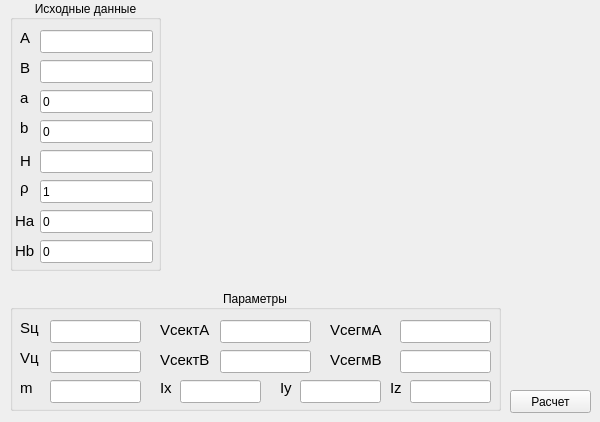
    <widget class="QWidget" name="tabCylinder">
     <attribute name="title">
      <string>Циллиндр</string>
     </attribute>
     <widget class="QGroupBox" name="groupBox_13">
      <property name="geometry">
       <rect>
        <x>10</x>
        <y>0</y>
        <width>151</width>
        <height>271</height>
       </rect>
      </property>
      <property name="title">
       <string>Исходные данные</string>
      </property>
      <property name="alignment">
       <set>Qt::AlignCenter</set>
      </property>
      <widget class="QLineEdit" name="lineEditCylinderA">
       <property name="geometry">
        <rect>
         <x>30</x>
         <y>30</y>
         <width>113</width>
         <height>23</height>
        </rect>
       </property>
      </widget>
      <widget class="QLabel" name="label_69">
       <property name="geometry">
        <rect>
         <x>10</x>
         <y>30</y>
         <width>16</width>
         <height>16</height>
        </rect>
       </property>
       <property name="font">
        <font>
         <pointsize>11</pointsize>
        </font>
       </property>
       <property name="text">
        <string>A</string>
       </property>
      </widget>
      <widget class="QLineEdit" name="lineEditCylinderB">
       <property name="geometry">
        <rect>
         <x>30</x>
         <y>60</y>
         <width>113</width>
         <height>23</height>
        </rect>
       </property>
      </widget>
      <widget class="QLabel" name="label_71">
       <property name="geometry">
        <rect>
         <x>10</x>
         <y>60</y>
         <width>16</width>
         <height>16</height>
        </rect>
       </property>
       <property name="font">
        <font>
         <pointsize>11</pointsize>
        </font>
       </property>
       <property name="text">
        <string>B</string>
       </property>
      </widget>
      <widget class="QLineEdit" name="lineEditCylinderH">
       <property name="geometry">
        <rect>
         <x>30</x>
         <y>150</y>
         <width>113</width>
         <height>23</height>
        </rect>
       </property>
      </widget>
      <widget class="QLabel" name="label_141">
       <property name="geometry">
        <rect>
         <x>10</x>
         <y>150</y>
         <width>16</width>
         <height>21</height>
        </rect>
       </property>
       <property name="font">
        <font>
         <pointsize>11</pointsize>
        </font>
       </property>
       <property name="text">
        <string>H</string>
       </property>
      </widget>
      <widget class="QLineEdit" name="lineEditCylinder_b">
       <property name="geometry">
        <rect>
         <x>30</x>
         <y>120</y>
         <width>113</width>
         <height>23</height>
        </rect>
       </property>
       <property name="text">
        <string>0</string>
       </property>
      </widget>
      <widget class="QLabel" name="label_72">
       <property name="geometry">
        <rect>
         <x>10</x>
         <y>90</y>
         <width>16</width>
         <height>16</height>
        </rect>
       </property>
       <property name="font">
        <font>
         <pointsize>11</pointsize>
        </font>
       </property>
       <property name="text">
        <string>a</string>
       </property>
      </widget>
      <widget class="QLabel" name="label_95">
       <property name="geometry">
        <rect>
         <x>10</x>
         <y>120</y>
         <width>16</width>
         <height>16</height>
        </rect>
       </property>
       <property name="font">
        <font>
         <pointsize>11</pointsize>
        </font>
       </property>
       <property name="text">
        <string>b</string>
       </property>
      </widget>
      <widget class="QLineEdit" name="lineEditCylinder_a">
       <property name="geometry">
        <rect>
         <x>30</x>
         <y>90</y>
         <width>113</width>
         <height>23</height>
        </rect>
       </property>
       <property name="text">
        <string>0</string>
       </property>
      </widget>
      <widget class="QLabel" name="label_137">
       <property name="geometry">
        <rect>
         <x>10</x>
         <y>180</y>
         <width>16</width>
         <height>16</height>
        </rect>
       </property>
       <property name="font">
        <font>
         <pointsize>11</pointsize>
        </font>
       </property>
       <property name="text">
        <string>ρ</string>
       </property>
      </widget>
      <widget class="QLineEdit" name="lineEditCylinderRo">
       <property name="geometry">
        <rect>
         <x>30</x>
         <y>180</y>
         <width>113</width>
         <height>23</height>
        </rect>
       </property>
       <property name="text">
        <string>1</string>
       </property>
      </widget>
      <widget class="QLabel" name="label_208">
       <property name="geometry">
        <rect>
         <x>5</x>
         <y>210</y>
         <width>21</width>
         <height>21</height>
        </rect>
       </property>
       <property name="font">
        <font>
         <pointsize>11</pointsize>
        </font>
       </property>
       <property name="text">
        <string>Ha</string>
       </property>
      </widget>
      <widget class="QLineEdit" name="lineEditCylinderHa">
       <property name="geometry">
        <rect>
         <x>30</x>
         <y>210</y>
         <width>113</width>
         <height>23</height>
        </rect>
       </property>
       <property name="text">
        <string>0</string>
       </property>
      </widget>
      <widget class="QLabel" name="label_209">
       <property name="geometry">
        <rect>
         <x>5</x>
         <y>240</y>
         <width>21</width>
         <height>21</height>
        </rect>
       </property>
       <property name="font">
        <font>
         <pointsize>11</pointsize>
        </font>
       </property>
       <property name="text">
        <string>Hb</string>
       </property>
      </widget>
      <widget class="QLineEdit" name="lineEditCylinderHb">
       <property name="geometry">
        <rect>
         <x>30</x>
         <y>240</y>
         <width>113</width>
         <height>23</height>
        </rect>
       </property>
       <property name="text">
        <string>0</string>
       </property>
      </widget>
     </widget>
     <widget class="QPushButton" name="pushButtonCylinder">
      <property name="geometry">
       <rect>
        <x>510</x>
        <y>390</y>
        <width>81</width>
        <height>23</height>
       </rect>
      </property>
      <property name="text">
       <string>Расчет</string>
      </property>
     </widget>
     <widget class="QGroupBox" name="groupBox_18">
      <property name="geometry">
       <rect>
        <x>10</x>
        <y>290</y>
        <width>491</width>
        <height>121</height>
       </rect>
      </property>
      <property name="title">
       <string>Параметры</string>
      </property>
      <property name="alignment">
       <set>Qt::AlignCenter</set>
      </property>
      <widget class="QLineEdit" name="lineEditCylinderS">
       <property name="geometry">
        <rect>
         <x>40</x>
         <y>30</y>
         <width>91</width>
         <height>23</height>
        </rect>
       </property>
       <property name="readOnly">
        <bool>true</bool>
       </property>
      </widget>
      <widget class="QLineEdit" name="lineEditCylinderV">
       <property name="geometry">
        <rect>
         <x>40</x>
         <y>60</y>
         <width>91</width>
         <height>23</height>
        </rect>
       </property>
       <property name="readOnly">
        <bool>true</bool>
       </property>
      </widget>
      <widget class="QLineEdit" name="lineEditCylinderIx">
       <property name="geometry">
        <rect>
         <x>170</x>
         <y>90</y>
         <width>81</width>
         <height>23</height>
        </rect>
       </property>
       <property name="readOnly">
        <bool>true</bool>
       </property>
      </widget>
      <widget class="QLabel" name="label_124">
       <property name="geometry">
        <rect>
         <x>10</x>
         <y>30</y>
         <width>21</width>
         <height>16</height>
        </rect>
       </property>
       <property name="font">
        <font>
         <pointsize>11</pointsize>
        </font>
       </property>
       <property name="text">
        <string>Sц</string>
       </property>
      </widget>
      <widget class="QLabel" name="label_125">
       <property name="geometry">
        <rect>
         <x>10</x>
         <y>60</y>
         <width>21</width>
         <height>16</height>
        </rect>
       </property>
       <property name="font">
        <font>
         <pointsize>11</pointsize>
        </font>
       </property>
       <property name="text">
        <string>Vц</string>
       </property>
      </widget>
      <widget class="QLabel" name="label_123">
       <property name="geometry">
        <rect>
         <x>150</x>
         <y>90</y>
         <width>16</width>
         <height>16</height>
        </rect>
       </property>
       <property name="font">
        <font>
         <pointsize>11</pointsize>
        </font>
       </property>
       <property name="text">
        <string>Ix</string>
       </property>
      </widget>
      <widget class="QLineEdit" name="lineEditCylinderM">
       <property name="geometry">
        <rect>
         <x>40</x>
         <y>90</y>
         <width>91</width>
         <height>23</height>
        </rect>
       </property>
       <property name="readOnly">
        <bool>true</bool>
       </property>
      </widget>
      <widget class="QLabel" name="label_138">
       <property name="geometry">
        <rect>
         <x>10</x>
         <y>90</y>
         <width>16</width>
         <height>16</height>
        </rect>
       </property>
       <property name="font">
        <font>
         <pointsize>11</pointsize>
        </font>
       </property>
       <property name="text">
        <string>m</string>
       </property>
      </widget>
      <widget class="QLineEdit" name="lineEditCylinderIy">
       <property name="geometry">
        <rect>
         <x>290</x>
         <y>90</y>
         <width>81</width>
         <height>23</height>
        </rect>
       </property>
       <property name="readOnly">
        <bool>true</bool>
       </property>
      </widget>
      <widget class="QLabel" name="label_139">
       <property name="geometry">
        <rect>
         <x>270</x>
         <y>90</y>
         <width>16</width>
         <height>16</height>
        </rect>
       </property>
       <property name="font">
        <font>
         <pointsize>11</pointsize>
        </font>
       </property>
       <property name="text">
        <string>Iy</string>
       </property>
      </widget>
      <widget class="QLineEdit" name="lineEditCylinderIz">
       <property name="geometry">
        <rect>
         <x>400</x>
         <y>90</y>
         <width>81</width>
         <height>23</height>
        </rect>
       </property>
       <property name="readOnly">
        <bool>true</bool>
       </property>
      </widget>
      <widget class="QLabel" name="label_140">
       <property name="geometry">
        <rect>
         <x>380</x>
         <y>90</y>
         <width>16</width>
         <height>16</height>
        </rect>
       </property>
       <property name="font">
        <font>
         <pointsize>11</pointsize>
        </font>
       </property>
       <property name="text">
        <string>Iz</string>
       </property>
      </widget>
      <widget class="QLabel" name="label_211">
       <property name="geometry">
        <rect>
         <x>320</x>
         <y>30</y>
         <width>61</width>
         <height>20</height>
        </rect>
       </property>
       <property name="font">
        <font>
         <pointsize>11</pointsize>
        </font>
       </property>
       <property name="text">
        <string>VсегмA</string>
       </property>
      </widget>
      <widget class="QLineEdit" name="lineEditCylinderSegmentVa">
       <property name="geometry">
        <rect>
         <x>390</x>
         <y>30</y>
         <width>91</width>
         <height>23</height>
        </rect>
       </property>
       <property name="readOnly">
        <bool>true</bool>
       </property>
      </widget>
      <widget class="QLabel" name="label_212">
       <property name="geometry">
        <rect>
         <x>150</x>
         <y>30</y>
         <width>61</width>
         <height>20</height>
        </rect>
       </property>
       <property name="font">
        <font>
         <pointsize>11</pointsize>
        </font>
       </property>
       <property name="text">
        <string>VсектA</string>
       </property>
      </widget>
      <widget class="QLabel" name="label_213">
       <property name="geometry">
        <rect>
         <x>150</x>
         <y>60</y>
         <width>61</width>
         <height>20</height>
        </rect>
       </property>
       <property name="font">
        <font>
         <pointsize>11</pointsize>
        </font>
       </property>
       <property name="text">
        <string>VсектB</string>
       </property>
      </widget>
      <widget class="QLineEdit" name="lineEditCylinderSectorVa">
       <property name="geometry">
        <rect>
         <x>210</x>
         <y>30</y>
         <width>91</width>
         <height>23</height>
        </rect>
       </property>
       <property name="readOnly">
        <bool>true</bool>
       </property>
      </widget>
      <widget class="QLineEdit" name="lineEditCylinderSectorVb">
       <property name="geometry">
        <rect>
         <x>210</x>
         <y>60</y>
         <width>91</width>
         <height>23</height>
        </rect>
       </property>
       <property name="readOnly">
        <bool>true</bool>
       </property>
      </widget>
      <widget class="QLabel" name="label_210">
       <property name="geometry">
        <rect>
         <x>320</x>
         <y>60</y>
         <width>61</width>
         <height>20</height>
        </rect>
       </property>
       <property name="font">
        <font>
         <pointsize>11</pointsize>
        </font>
       </property>
       <property name="text">
        <string>VсегмB</string>
       </property>
      </widget>
      <widget class="QLineEdit" name="lineEditCylinderSegmentVb">
       <property name="geometry">
        <rect>
         <x>390</x>
         <y>60</y>
         <width>91</width>
         <height>23</height>
        </rect>
       </property>
       <property name="readOnly">
        <bool>true</bool>
       </property>
      </widget>
     </widget>
     <widget class="QLabel" name="label_239">
      <property name="geometry">
       <rect>
        <x>190</x>
        <y>0</y>
        <width>361</width>
        <height>271</height>
       </rect>
      </property>
      <property name="text">
       <string/>
      </property>
      <property name="pixmap">
       <pixmap>:/resource/Pictures/Cylinder.jpg</pixmap>
      </property>
     </widget>
    </widget>
